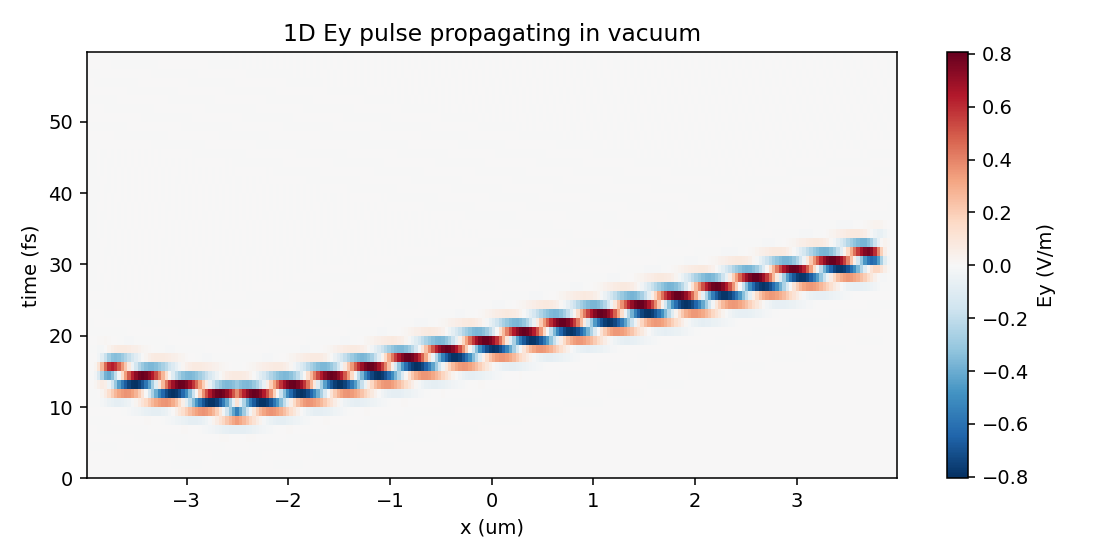

Write the Python code that produced this figure.
"""Example 1: a Gaussian pulse propagating through 1D vacuum.

Launches an Ey dipole pulse and watches it propagate to the right. CPML
boundaries on both ends absorb the outgoing wave with very small reflection.
"""
import matplotlib
matplotlib.use("Agg")
import matplotlib.pyplot as plt
import numpy as np
import photonfdtd as pf

lam0 = 1.0e-6
freq0 = pf.C_0 / lam0
dx = lam0 / 30
L = 8e-6

grid = pf.Grid(size=(L,), cell_size=dx, pml_layers=(12,))
src = pf.PointDipole(
    position=(-2.5e-6,), component="Ey",
    waveform=pf.GaussianPulse(freq0=freq0, fwhm=6e-15),
)
mon = pf.FieldMonitor(name="snap", components=("Ey",), interval=20)
sim = pf.Simulation(grid, sources=[src], monitors=[mon], run_time=60e-15)
res = sim.run()

Ey = res.fields["snap"]["Ey"][..., 0, 0]
times_fs = res.monitor_times["snap"] * 1e15
x_um = grid.coords[0] * 1e6

fig, ax = plt.subplots(figsize=(8, 4))
im = ax.imshow(
    Ey, aspect="auto", origin="lower", cmap="RdBu_r",
    extent=[x_um.min(), x_um.max(), times_fs.min(), times_fs.max()],
    vmin=-np.abs(Ey).max(), vmax=np.abs(Ey).max(),
)
ax.set_xlabel("x (um)")
ax.set_ylabel("time (fs)")
ax.set_title("1D Ey pulse propagating in vacuum")
fig.colorbar(im, ax=ax, label="Ey (V/m)")
fig.tight_layout()
out = "01_1d_vacuum_pulse.png"
fig.savefig(out, dpi=140)
print(f"saved {out}")
